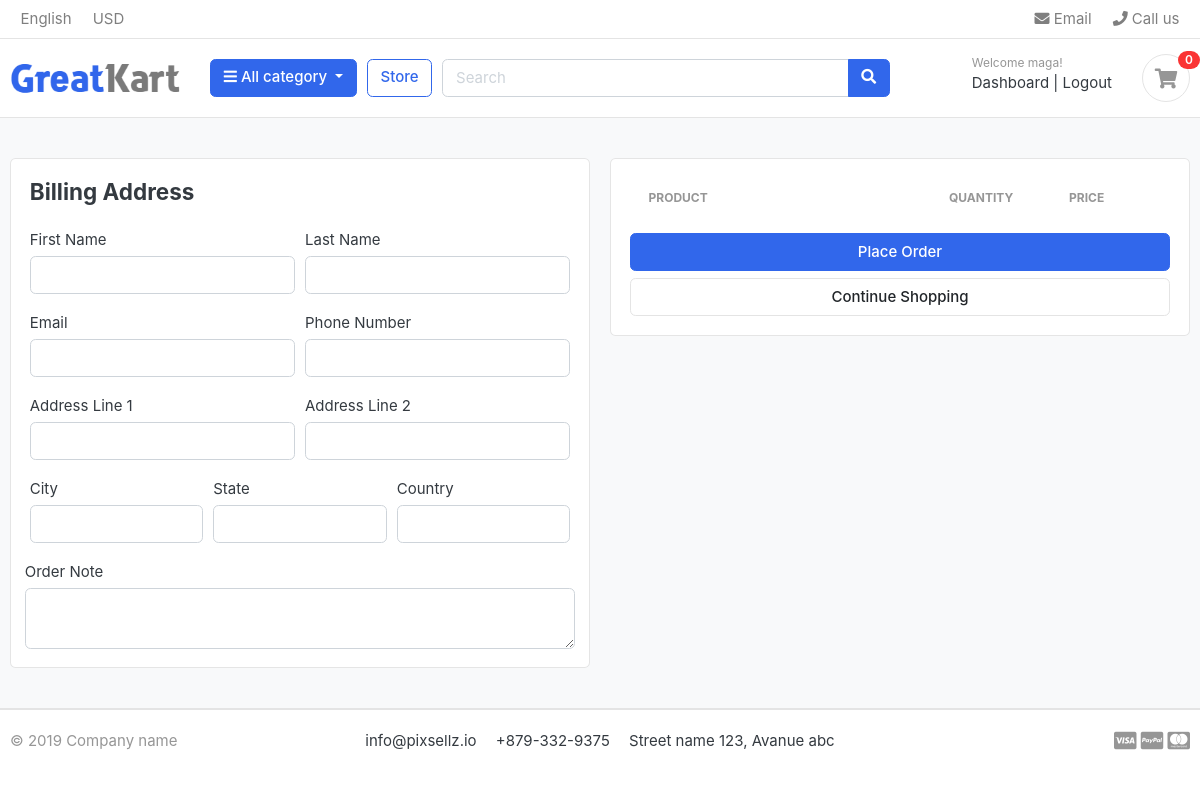
Page /cart/checkout/ (signed in) on the earlier database version.
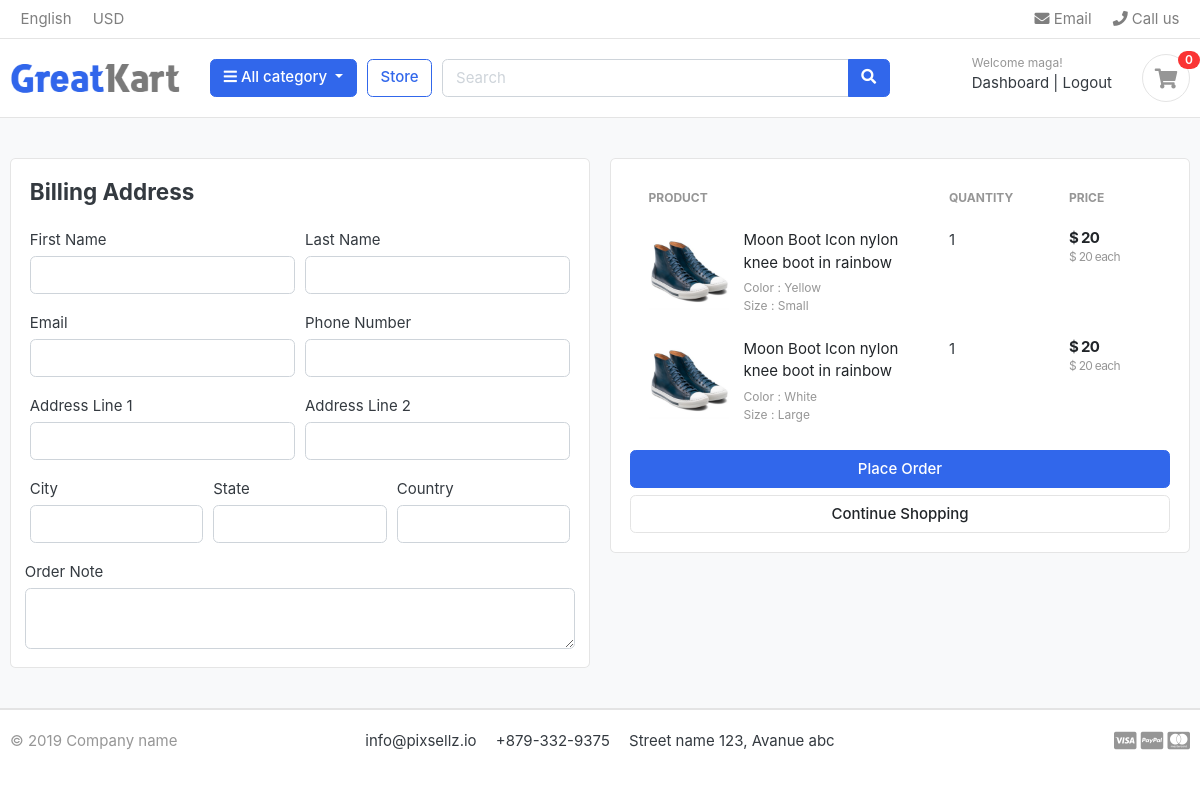
Same page on the later database version.
### carts/models.py (models this page shows, shortened)
class CartItem(models.Model):
    user = models.ForeignKey(Account, on_delete=models.CASCADE, null=True)
    product = models.ForeignKey(Product, on_delete=models.CASCADE)
    variations = models.ManyToManyField(Variation, blank=True)
    cart = models.ForeignKey(Cart, on_delete=models.CASCADE,null=True)
    quantity = models.IntegerField()
    is_active = models.BooleanField(default=True)
    def sub_total(self):
        return self.product.price*self.quantity

### store/models.py (models this page shows, shortened)
class Product(models.Model):
    product_name = models.CharField(max_length=150, unique=True)
    slug = models.SlugField(max_length=200, unique=True)
    description = models.TextField(max_length=500, blank=True)
    price = models.IntegerField()
    images = models.ImageField(upload_to='product')
    stock = models.IntegerField()
    is_avialable = models.BooleanField(default=True)
    category = models.ForeignKey(Category, on_delete=models.CASCADE)
    created_date = models.DateTimeField(auto_now_add=True)
    modified_date = models.DateTimeField(auto_now=True)
    def get_url(self):
        return reverse('product_detail', args=[self.category.slug, self.slug])

class Variation(models.Model):
    product = models.ForeignKey(Product, on_delete=models.CASCADE)
    variation_category = models.CharField(max_length=150, choices=variation_category_choice)
    variation_value = models.CharField(max_length=150)
    is_active = models.BooleanField(default=True)
    created_date = models.DateTimeField(auto_now=True)
    objects = VariationManager()

### carts/views.py (the view)
# urls.py: path('checkout/', views.checkout, name='checkout'),
@login_required(login_url='login')
def checkout(request):
    try:
        tax = 0
        grand_total = 0
        total = 0
        quantity = 0
        if request.user.is_authenticated:
            cart_items = CartItem.objects.filter(user=request.user, is_active=True)
        else:
            cart = Cart.objects.get(cart_id=_cart_id(request))
            cart_items = CartItem.objects.filter(cart=cart, is_active=True)
        for cart_item in cart_items:
            total += (cart_item.product.price * cart_item.quantity)
            quantity += cart_item.quantity
        tax = (2 * total)/100
        grand_total = total + tax
    except ObjectDoesNotExist:
        pass #just ignore
    context = {
        'total': total,
        'quantity': quantity,
        'cart_items': cart_items,
        'tax'       : tax,
        'grand_total': grand_total,
    }
    return render(request, 'store/checkout.html', context)

### carts/context_processors.py (called while the page is built)
def counter(request):
    cart_count = 0
    if 'admin' in request.path:
        return {}
    else:
        try:
            cart = Cart.objects.filter(cart_id= _cart_id(request))
            if request.user.is_authenticated:
                cart_items = CartItem.objects.all().filter(cart=cart[:1])
            else:
                cart_items = CartItem.objects.all().filter(cart=cart[:1])
            for cart_item in cart_items:
                cart_count+= cart_item.quantity
        except Cart.DoesNotExist:
            cart_count=0
    return dict(cart_count=cart_count)

### carts/views.py (called while the page is built)
def _cart_id(request):
    cart = request.session.session_key
    if not cart:
        cart = request.session.create()
    return cart

### category/context_processors.py (called while the page is built)
def menu_links(request):
    links = Category.objects.all()
    return dict(links=links)

### category/models.py (called while the page is built)
    def get_url(self):
        return reverse('products_by_category' , args=[self.slug])

### templates/store/checkout.html (shortened to what this page needs)
{% extends 'base.html' %}
{% load static %}
{% block content %}
<section class="section-content padding-y bg">
<div class="container">
<div class="row">
	<aside class="col-lg-6">
<div class="card">
  <div class="card-body">
    <h4 class="card-title mb-4">Billing Address</h4>
    <form action="{% url 'place_order' %}" method="POST">
      <div class="form-row">
        <div class="col form-group">
          <label for="">First Name</label>
          <input type="text" name="first_name" class="form-control" required>
        </div>
        <div class="col form-group">
          <label for="">Last Name</label>
          <input type="text" name="last_name" class="form-control" required>
        </div>
      </div>
      <div class="form-row">
        <div class="col form-group">
          <label for="">Email</label>
          <input type="email" name="email" class="form-control" required>
        </div>
        <div class="col form-group">
          <label for="">Phone Number</label>
          <input type="text" name="phone" class="form-control" required>
        </div>
      </div>
      <div class="form-row">
        <div class="col form-group">
          <label for="">Address Line 1</label>
          <input type="text" name="address_line_1" class="form-control" required>
        </div>
        <div class="col form-group">
          <label for="">Address Line 2</label>
          <input type="text" name="address_line_2" class="form-control">
        </div>
      </div>
      <div class="form-row">
        <div class="col form-group">
          <label for="">City</label>
          <input type="text" name="city" class="form-control" required>
        </div>
        <div class="col form-group">
          <label for="">State</label>
          <input type="text" name="state" class="form-control" required>
        </div>
        <div class="col form-group">
          <label for="">Country</label>
          <input type="text" name="country" class="form-control" required>
        </div>
        </div>
        <div class="form-row">
          <label for="">Order Note</label>
          <textarea name="order_note" rows="2" class="form-control"></textarea>
        </div>
  </div>
</div>
	</aside>
	<aside class="col-lg-6">
		<div class="card">
		<div class="card-body">
      <table class="table table-borderless table-shopping-cart">
      <thead class="text-muted">
      <tr class="small text-uppercase">
        <th scope="col">Product</th>
        <th scope="col" width="120">Quantity</th>
        <th scope="col" width="120">Price</th>
      </tr>
      </thead>
      <tbody>
      {% for cart_item in cart_items %}
      <tr>
      	<td>
      		<figure class="itemside align-items-center">
      			<div class="aside"><img src="{{ cart_item.product.images.url }}" class="img-sm"></div>
      			<figcaption class="info">
      				<a href="{{ cart_item.product.get_url }}" class="title text-dark">{{ cart_item.product.product_name }}</a>
      				<p class="text-muted small">
      					{% if cart_item.variations.all %}
      						{% for item in cart_item.variations.all %}
      							{{ item.variation_category | capfirst }} : {{ item.variation_value | capfirst }} <br>
      						{% endfor %}
      					{% endif %}
      				</p>
      			</figcaption>
      		</figure>
      	</td>
      	<td>
      				<label for="">{{cart_item.quantity}}</label>
      	</td>
      	<td>
      		<div class="price-wrap">
      			<var class="price">$ {{ cart_item.sub_total }}</var>
      			<small class="text-muted"> $ {{ cart_item.product.price }} each </small>
      		</div>
      	</td>
      </tr>
      {% endfor %}
      </tbody>
      </table>
      <button type="submit" name="submit" class="btn btn-primary btn-block">Place Order</button>
			<a href="{% url 'store' %}" class="btn btn-light btn-block">Continue Shopping</a>
		</div>
		</div>
</aside>
</div>
</div>
</section>
{% endblock %}

Differences in the rows shown:
added CartItem: product.images (picture), product.product_name "Moon Boot Icon nylon knee boot in rainbow", quantity "1", sub_total "20", product.price "20"
now on this page (row unchanged): Variation: variation_category "Color", variation_value "Yellow", shown under "Moon Boot Icon nylon knee boot in rainbow"
now on this page (row unchanged): Variation: variation_category "Size", variation_value "Small", shown under "Moon Boot Icon nylon knee boot in rainbow"
added CartItem: product.images (picture), product.product_name "Moon Boot Icon nylon knee boot in rainbow", quantity "1", sub_total "20", product.price "20"
now on this page (row unchanged): Variation: variation_category "Color", variation_value "White", shown under "Moon Boot Icon nylon knee boot in rainbow"
now on this page (row unchanged): Variation: variation_category "Size", variation_value "Large", shown under "Moon Boot Icon nylon knee boot in rainbow"
